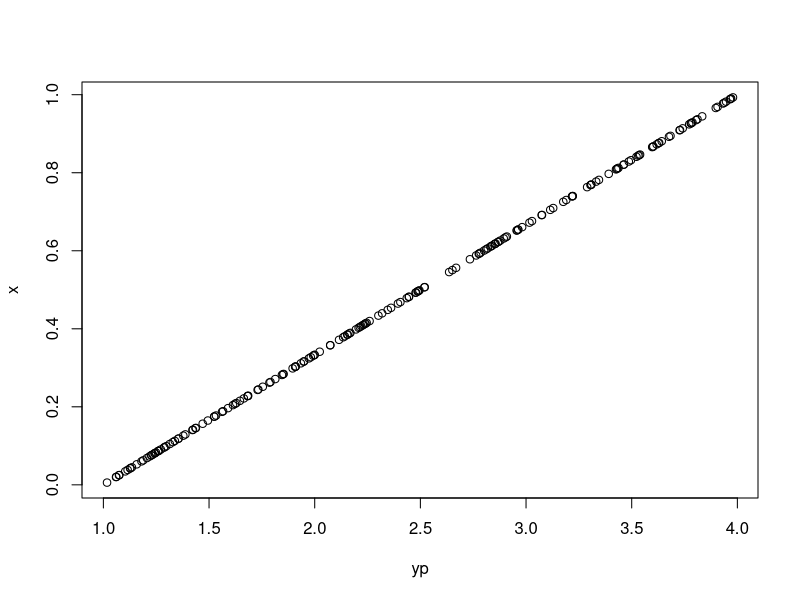
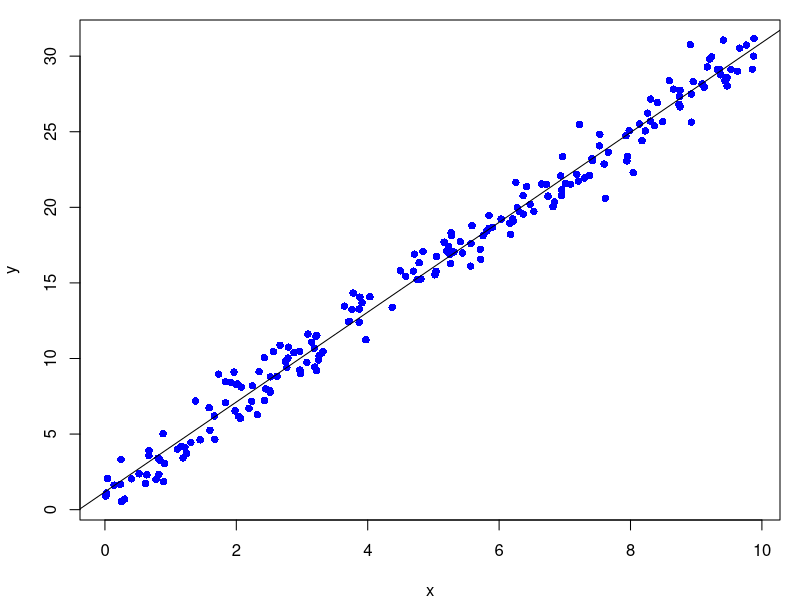
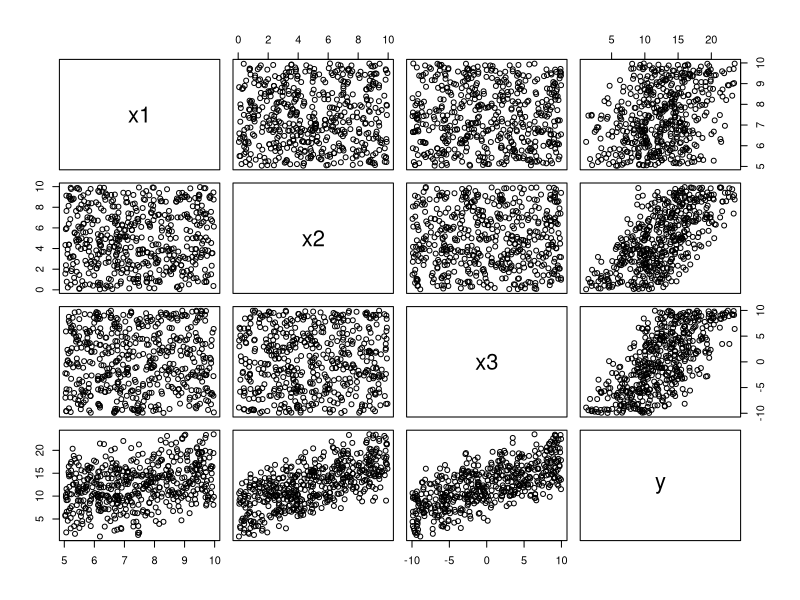

Write R code to recreate these figures, in order.

# ajuste lineal sin ruido
x = runif(200,0,1)
y = 3*x+1

# computing the regression line
mx = mean(x)
my = mean(y)
sx = sd(x)
sy = sd(y)
r = sum((x-mx)*(y-my))/sqrt(sum((x-mx)^2)*sum((y-my)^2))
r2 = cor(x,y)
  
m = r*sy/sx
b = my - m*mx
yp = m*x + b
plot(x~yp)

# agreguemos ruido
x = runif(200,0,10)
y = 3*x + 1 + rnorm(200, 0, 1)
regresion = lm(y~x)
png('linealruido.png',width=2000,height=2000,res=300)
par(mar=c(4,4,1,1))
plot(y~x, main="", col= 'blue', pch = 16)
abline(regresion)
dev.off()

# regresion lineal multiple
x1 = runif(500, 5, 10)
x2 = runif(500, 0, 10)
x3 = runif(500, -10, 10)
y = x1 + x2 + 0.5*x3 + rnorm(500,0,1)
datos = data.frame("x1" = x1, "x2" = x2, "x3" = x3 , "y" = y)
png('linealmultiple.png',width=2000,height=2000,res=300)
pairs(datos)
dev.off()
ajuste = lm(y~x1+x2+x3)
summary(ajuste)

# transformaciones
x1 = rnorm(500, 100, 5)
y = 0.03*x1^2 + rnorm(500,0,1)

l2 = 0.5
l3 = 1
l4 = 2

y1 = log(x)
y2 = x^l2
